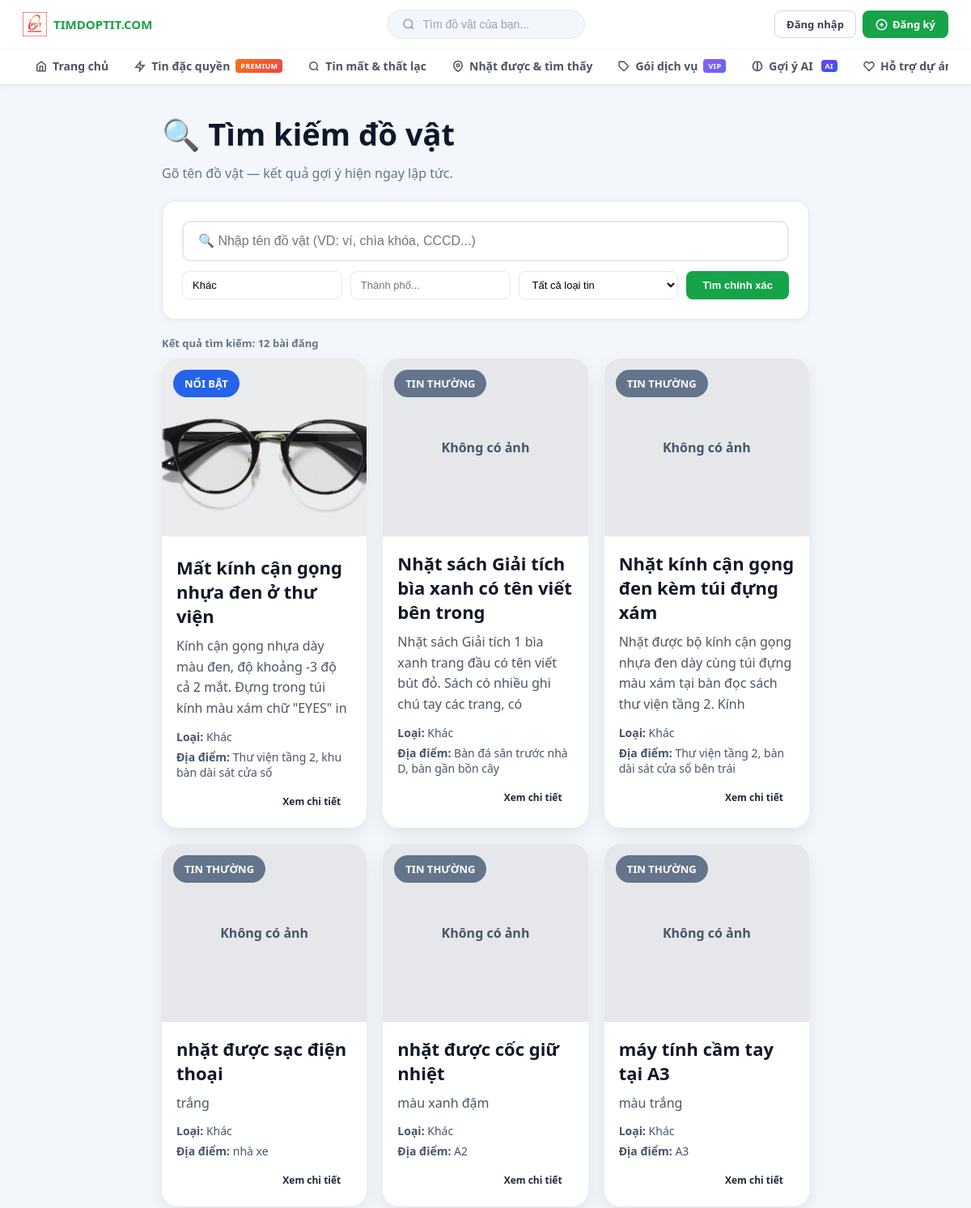
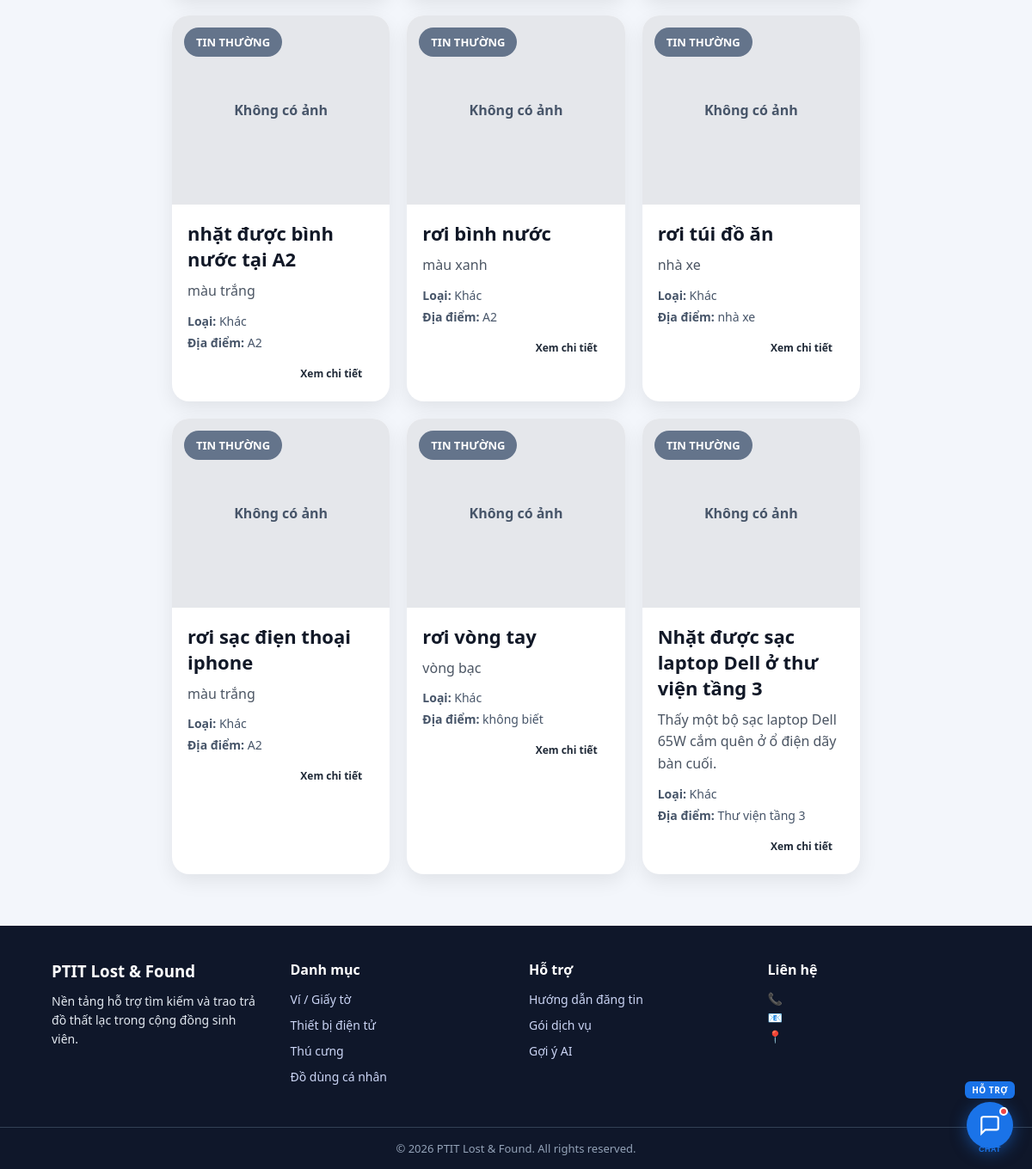
The page /search?category=Khác (signed in) on the database its author committed (2 pictures, top to bottom).
### tables this page shows
CREATE TABLE posts (
        id INTEGER PRIMARY KEY AUTOINCREMENT,
        title TEXT NOT NULL,
        category TEXT NOT NULL,
        description TEXT,
        event_date TEXT,
        location TEXT NOT NULL,
        city TEXT,
        campus TEXT,
        contact TEXT NOT NULL,
        image TEXT,
        post_type TEXT NOT NULL,   -- lost / found
        status TEXT NOT NULL DEFAULT 'active',  -- active / resolved / hidden
        priority INTEGER NOT NULL DEFAULT 0,    -- 0 thường, 1 nổi bật, 2 ưu tiên, 3 tìm gấp
        created_at TEXT NOT NULL,
        user_id INTEGER, verification_hint TEXT, private_verification_note TEXT, package_key TEXT, vip_started_at TEXT, vip_expires_at TEXT, is_pinned INTEGER DEFAULT 0, pin_expires_at TEXT, label TEXT, is_scam_warned INTEGER DEFAULT 0, tags TEXT DEFAULT '',
        FOREIGN KEY(user_id) REFERENCES users(id)
    );

### app_legacy.py (the view)
@app.route("/search", methods=["GET", "POST"])
def search():
    downgrade_expired_priorities()
    page = request.args.get("page", 1, type=int)
    posts = []
    keyword = category = city = post_type = ""
    total = total_pages = 0
    if request.method == "POST":
        keyword  = request.form.get("keyword", "").strip()
        category = request.form.get("category", "").strip()
        city     = request.form.get("city", "").strip()
        post_type = request.form.get("post_type", "").strip()
        page = 1
    else:
        keyword  = request.args.get("keyword", "").strip()
        category = request.args.get("category", "").strip()
        city     = request.args.get("city", "").strip()
        post_type = request.args.get("post_type", "").strip()
    if keyword or category or city or post_type:
        base_query = """
            FROM posts p LEFT JOIN users u ON p.user_id = u.id
            WHERE p.status='active'
        """
        params = []
        if keyword:
            kw_norm = normalize_vn(keyword)
            base_query += " AND (norm_vn(p.title) LIKE ? OR norm_vn(p.description) LIKE ? OR norm_vn(p.location) LIKE ?)"
            params.extend([f"%{kw_norm}%", f"%{kw_norm}%", f"%{kw_norm}%"])
        if category:
            base_query += " AND p.category LIKE ?"
            params.append(f"%{category}%")
        if city:
            base_query += " AND p.city LIKE ?"
            params.append(f"%{city}%")
        if post_type:
            base_query += " AND p.post_type = ?"
            params.append(post_type)
        conn = connect_db()
        total = conn.execute(f"SELECT COUNT(*) as c {base_query}", params).fetchone()["c"]
        total_pages = max(1, (total + PER_PAGE - 1) // PER_PAGE)
        order_offset = " ORDER BY p.priority DESC, p.id DESC LIMIT ? OFFSET ?"
        posts = conn.execute(
            f"SELECT p.*, u.full_name {base_query}{order_offset}",
            params + [PER_PAGE, (page - 1) * PER_PAGE]
        ).fetchall()
        conn.close()
    return render_template(
        "search.html",
        posts=posts, keyword=keyword, category=category,
        city=city, post_type=post_type,
        page=page, total_pages=total_pages, total=total,
    )

### app_legacy.py (called while the page is built)
def connect_db():
    conn = sqlite3.connect(DB_PATH)
    conn.row_factory = sqlite3.Row
    conn.create_function("norm_vn", 1, normalize_vn)
    return conn

def downgrade_expired_priorities():
    conn = connect_db()
    try:
        conn.execute("""
            UPDATE posts SET priority = 0, package_key = NULL
            WHERE priority > 0
            AND vip_expires_at IS NOT NULL
            AND vip_expires_at < datetime('now', 'localtime')
        """)
        conn.commit()
    except Exception:
        pass
    conn.close()

    @app.context_processor
    def _inject_csrf():
        return {"csrf_token": generate_csrf}

### templates/search.html (shortened to what this page needs)
{% extends "base.html" %}
{% block content %}
<div class="search-wrap">
    <section class="section-head left" style="margin-bottom:20px;">
        <h1>🔍 Tìm kiếm đồ vật</h1>
        <p>Gõ tên đồ vật — kết quả gợi ý hiện ngay lập tức.</p>
    </section>
    <div class="search-box">
        <div style="position:relative;">
            <input type="text" id="liveKeyword" class="search-input-main"
                   placeholder="🔍 Nhập tên đồ vật (VD: ví, chìa khóa, CCCD...)"
                   value="{{ keyword }}" autocomplete="off">
        </div>
        <form method="POST" action="{{ url_for('search') }}" id="fullSearchForm">
            <div class="search-filters" style="margin-top:12px;">
                <input type="text" name="category" placeholder="Loại đồ..." value="{{ category }}">
                <input type="text" name="city" placeholder="Thành phố..." value="{{ city }}">
                <select name="post_type">
                    <option value="">Tất cả loại tin</option>
                </select>
                <button type="submit">Tìm chính xác</button>
            </div>
        </form>
    </div>
    {% if posts %}
    <div id="staticResults">
        <div style="font-size:13px;color:#64748b;margin-bottom:10px;font-weight:600;">
            Kết quả tìm kiếm: <strong>{{ total }}</strong> bài đăng
        </div>
        <div class="card-grid">
            {% for p in posts %}
            <div class="post-card">
                <div class="badge priority-{{ p['priority'] }}">
                    {% if p['priority'] == 3 %}TÌM GẤP
                    {% elif p['priority'] == 2 %}ƯU TIÊN
                    {% elif p['priority'] == 1 %}NỔI BẬT
                    {% else %}TIN THƯỜNG{% endif %}
                </div>
                {% if p['image'] %}
                    <img src="{{ url_for('static', filename='uploads/' ~ p['image']) }}" alt="Ảnh">
                {% else %}
                    <div class="img-placeholder">Không có ảnh</div>
                {% endif %}
                <div class="post-body">
                    <h3><a href="{{ url_for('post_detail', post_id=p['id']) }}" style="text-decoration:none;color:inherit;">{{ p['title'] }}</a></h3>
                    <p>{{ p['description'][:100] if p['description'] else '' }}</p>
                    <div class="meta-column">
                        <span><b>Loại:</b> {{ p['category'] }}</span>
                        <span><b>Địa điểm:</b> {{ p['location'] }}</span>
                    </div>
                    <div style="margin-top:12px;text-align:right;">
                        <a href="{{ url_for('post_detail', post_id=p['id']) }}" class="btn" style="padding:6px 14px;font-size:12px;">Xem chi tiết</a>
                    </div>
                </div>
            </div>
            {% endfor %}
        </div>
    </div>
    {% elif keyword %}
    <div class="empty-state">
        <div style="font-size:48px;">🔍</div>
        <div style="font-weight:700;color:#475569;margin-top:8px;">Không tìm thấy kết quả</div>
        <div style="font-size:13px;margin-top:4px;">Thử từ khóa khác hoặc bỏ bộ lọc</div>
    </div>
    {% endif %}
</div>
{% endblock %}

### static/css/style.css (style rules this page uses)
* { margin: 0; padding: 0; box-sizing: border-box; }
body { font-family: "Segoe UI", Tahoma, Geneva, Verdana, sans-serif; background: #f3f6fb; color: #1f2937; }
a { text-decoration: none; color: inherit; }
.btn { display: inline-block; padding: 11px 18px; border-radius: 10px; font-weight: 700; border: none; cursor: pointer; }
.section-head { text-align: center; margin: 34px 0 20px; }
.section-head.left { text-align: left; }
.section-head h1, .section-head h2 { font-size: 38px; margin-bottom: 10px; color: #0f172a; }
.section-head p { color: #64748b; max-width: 850px; margin: auto; line-height: 1.7; }
.feature-grid, .card-grid { display: grid; grid-template-columns: repeat(auto-fit, minmax(250px, 1fr)); gap: 20px; }
.feature-card, .post-card, .form-box, .auth-box, .match-box, .price-card, .table-wrap { background: white; border-radius: 20px; box-shadow: 0 8px 22px rgba(0, 0, 0, 0.08); }
.post-card { overflow: hidden; position: relative; }
.post-card img { width: 100%; height: 220px; object-fit: cover; }
.img-placeholder { height: 220px; display: flex; align-items: center; justify-content: center; background: #e5e7eb; color: #475569; font-weight: 700; }
.post-body { padding: 18px; }
.post-body h3 { margin-bottom: 10px; font-size: 22px; color: #111827; }
.post-body p { color: #4b5563; line-height: 1.6; margin-bottom: 12px; }
.meta, .meta-column { display: flex; gap: 10px; flex-wrap: wrap; color: #475569; font-size: 14px; }
.meta-column { flex-direction: column; gap: 6px; }
.badge { position: absolute; top: 14px; left: 14px; color: white; font-weight: 800; padding: 8px 14px; border-radius: 999px; font-size: 13px; }
.priority-0 { background: #64748b; }
.priority-1 { background: #2563eb; }
html { scroll-behavior: smooth; }

### templates/search.html (style rules this page uses)
.search-wrap { max-width:800px; margin:0 auto; }
.search-box { background:white; border:1px solid #e2e8f0; border-radius:16px; padding:24px; margin-bottom:20px; box-shadow:0 2px 8px rgba(0,0,0,0.05); }
.search-input-main { width:100%; padding:14px 18px; font-size:16px; border:2px solid #e2e8f0; border-radius:10px; outline:none; box-sizing:border-box; transition:border-color 0.2s; }
.search-filters { display:flex; gap:10px; flex-wrap:wrap; margin-top:12px; }
.search-filters select, .search-filters input[type=text] { padding:8px 12px; border:1px solid #e2e8f0; border-radius:8px; font-size:13px; flex:1; min-width:130px; background:white; }
.search-filters button { padding:8px 20px; background:#16a34a; color:white; border:none; border-radius:8px; font-size:13px; font-weight:700; cursor:pointer; }

### rows shown on the page
posts: priority "NỔI BẬT", image (picture), title "Mất kính cận gọng nhựa đen ở thư viện", description "Kính cận gọng nhựa dày màu đen, độ khoảng -3 độ cả 2 mắt. Đựng trong túi kính màu xám chữ \"EYES\" in", category "Khác", location "Thư viện tầng 2, khu bàn dài sát cửa sổ"
posts: priority "TIN THƯỜNG", image "Không có ảnh", title "Nhặt sách Giải tích bìa xanh có tên viết bên trong", description "Nhặt sách Giải tích 1 bìa xanh trang đầu có tên viết bút đỏ. Sách có nhiều ghi chú tay các trang, có", category "Khác", location "Bàn đá sân trước nhà D, bàn gần bồn cây"
posts: priority "TIN THƯỜNG", image "Không có ảnh", title "Nhặt kính cận gọng đen kèm túi đựng xám", description "Nhặt được bộ kính cận gọng nhựa đen dày cùng túi đựng màu xám tại bàn đọc sách thư viện tầng 2. Kính", category "Khác", location "Thư viện tầng 2, bàn dài sát cửa sổ bên trái"
posts: priority "TIN THƯỜNG", image "Không có ảnh", title "nhặt được sạc điện thoại", description "trắng", category "Khác", location "nhà xe"
posts: priority "TIN THƯỜNG", image "Không có ảnh", title "nhặt được cốc giữ nhiệt", description "màu xanh đậm", category "Khác", location "A2"
posts: priority "TIN THƯỜNG", image "Không có ảnh", title "máy tính cầm tay tại A3", description "màu trắng", category "Khác", location "A3"
posts: priority "TIN THƯỜNG", image "Không có ảnh", title "nhặt được bình nước tại A2", description "màu trắng", category "Khác", location "A2"
posts: priority "TIN THƯỜNG", image "Không có ảnh", title "rơi bình nước", description "màu xanh", category "Khác", location "A2"
posts: priority "TIN THƯỜNG", image "Không có ảnh", title "rơi túi đồ ăn", description "nhà xe", category "Khác", location "nhà xe"
posts: priority "TIN THƯỜNG", image "Không có ảnh", title "rơi sạc điẹn thoại iphone", description "màu trắng", category "Khác", location "A2"
posts: priority "TIN THƯỜNG", image "Không có ảnh", title "rơi vòng tay", description "vòng bạc", category "Khác", location "không biết"
posts: priority "TIN THƯỜNG", image "Không có ảnh", title "Nhặt được sạc laptop Dell ở thư viện tầng 3", description "Thấy một bộ sạc laptop Dell 65W cắm quên ở ổ điện dãy bàn cuối.", category "Khác", location "Thư viện tầng 3"

### other values the page prints
{{ total }} "12"
